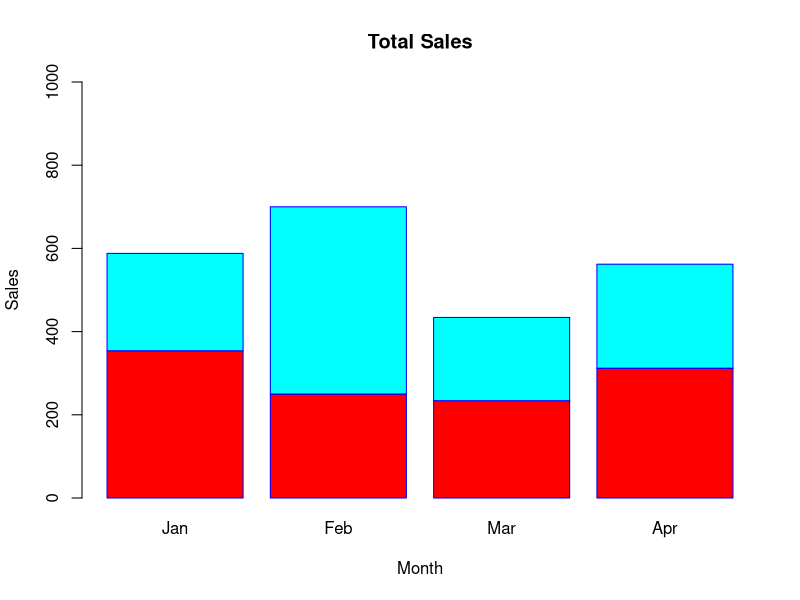
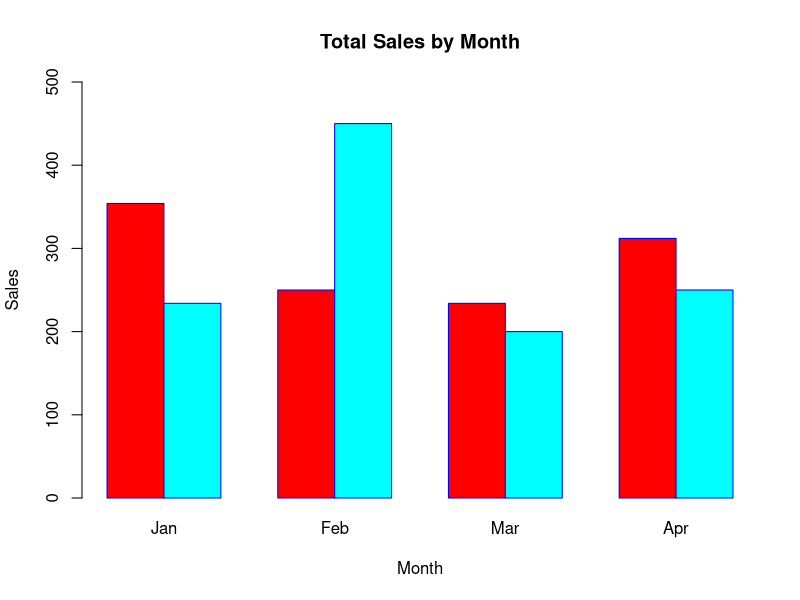
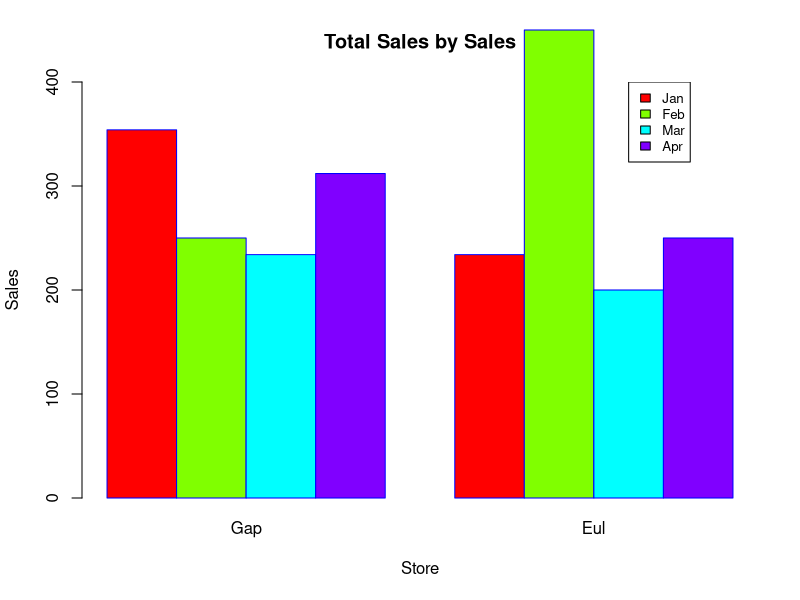
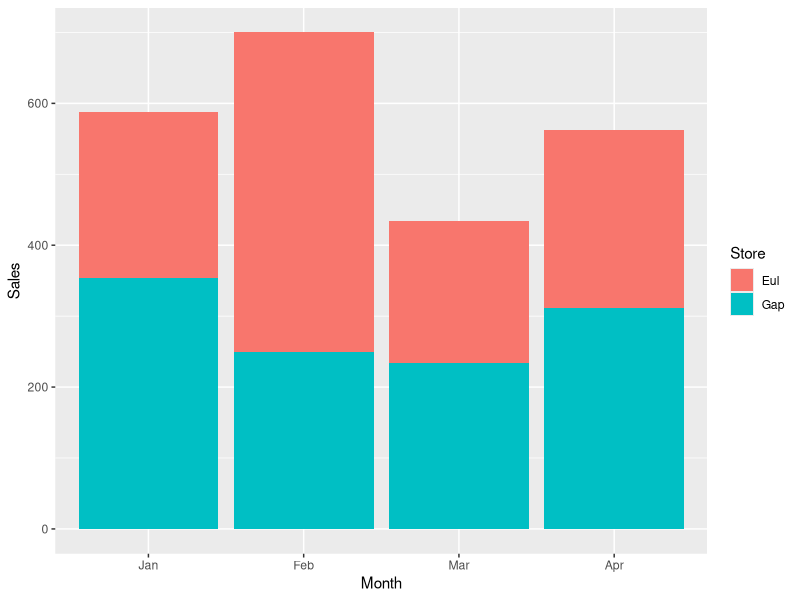
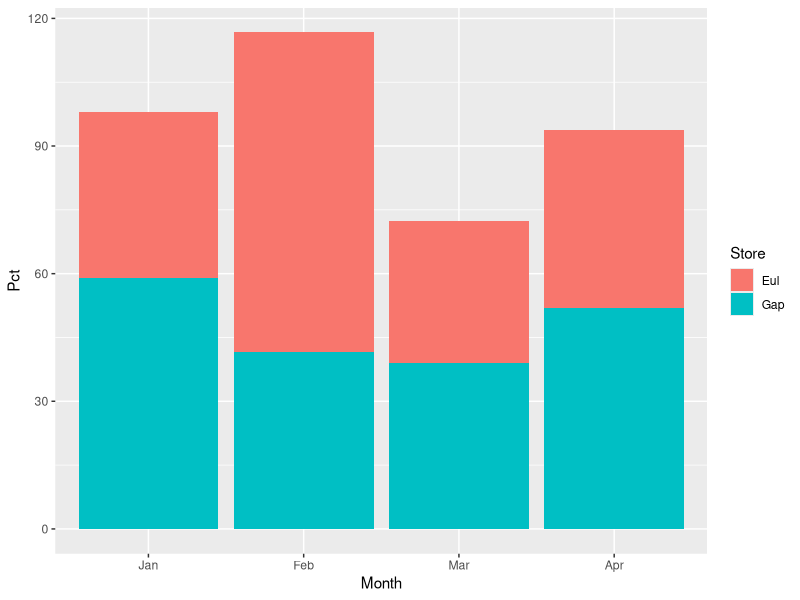
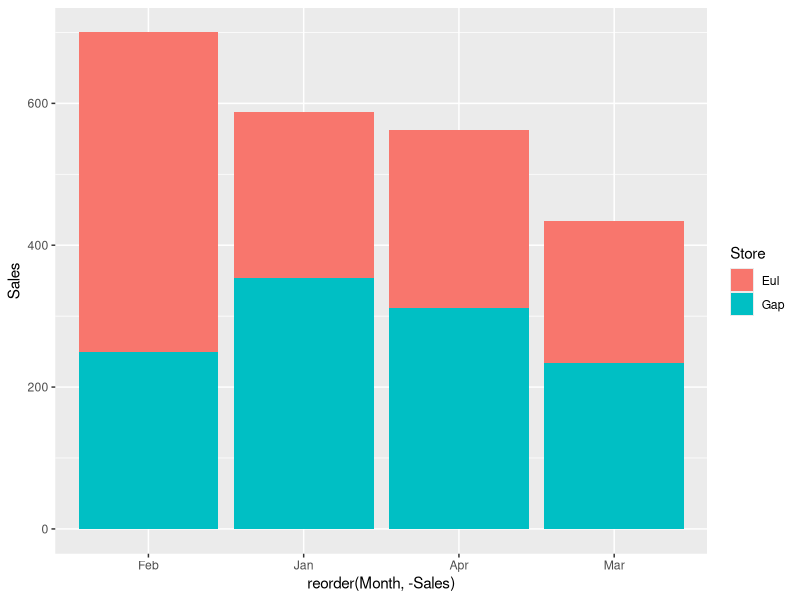
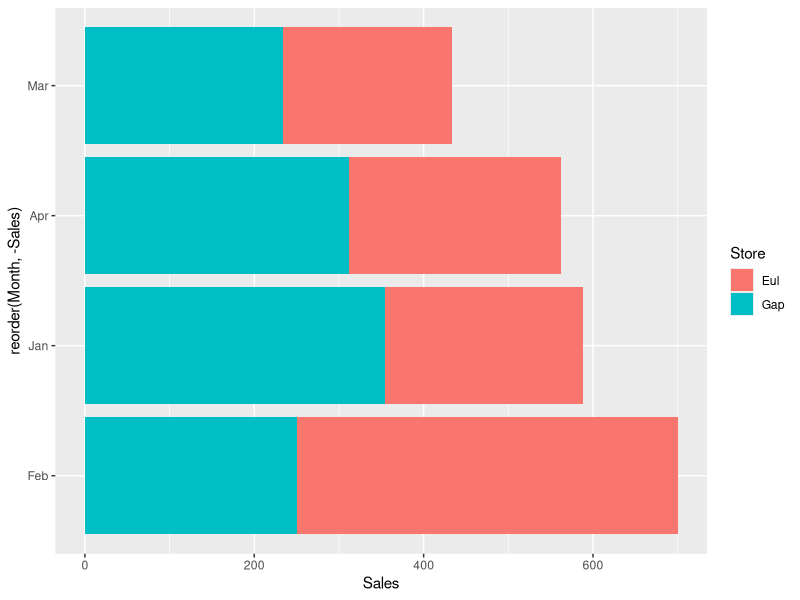
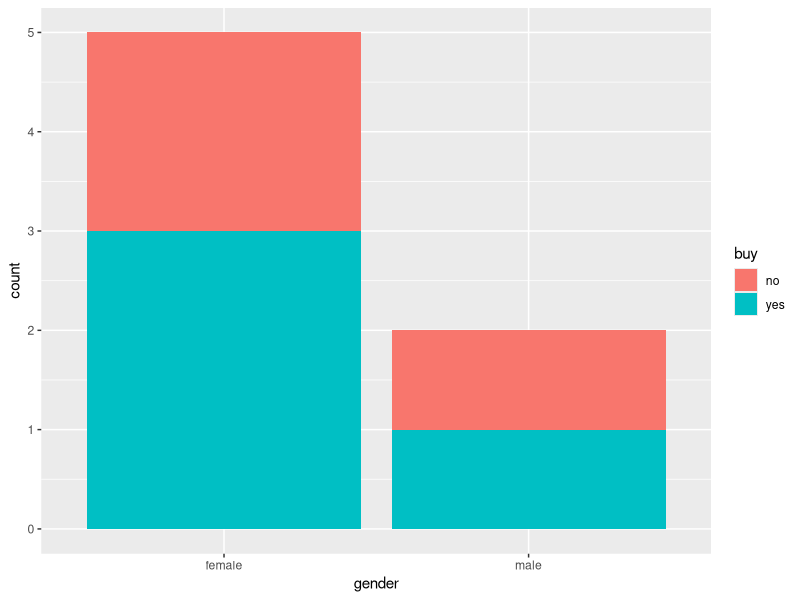

Reproduce these figures in R, in order.
Gap <- c(354, 250, 234, 312)
Eul <- c(234, 450, 200, 250)

sales.k <- matrix(c(Gap, Eul), ncol=4, byrow=T, dimnames=list(c("Gap", "Eul"), c("Jan", "Feb","Mar", "Apr")))
sales.k


rowsum <- apply(sales.k, 1, sum)
rowsum
colsum <- apply(sales.k, 2, sum)
colsum

#monthly gross
barplot(sales.k, main="Total Sales", xlab="Month", ylab="Sales", names.arg=c("Jan", "Feb","Mar", "Apr"),
        border="blue", col=rainbow(2), ylim=(c(0, 1000)))

#점포별 비교
barplot(sales.k, main="Total Sales by Month", xlab="Month", ylab="Sales", beside=T, names.arg=c("Jan", "Feb","Mar", "Apr"), 
        border="blue", col=rainbow(2), ylim=(c(0, 500)))


#점포별 월 매출액 비교 
sales.k

barplot(t(sales.k), main="Total Sales by Sales", xlab="Store", ylab="Sales", beside=T, names.arg=c("Gap", "Eul"),
        border="blue", col=rainbow(4), ylim=(c(0, 400)))
legend(8.5, 400, c("Jan", "Feb", "Mar", "Apr"), cex=0.8, fill=rainbow(4))


library(ggplot2)
Month <-c("Jan", "Feb", "Mar", "Apr")
Gap<- c(354, 250, 234, 312)
Eul <- c(234, 450, 200, 250)
sales.df <- data.frame(Month, Gap, Eul)
sales.df


Month <- rep(c("Jan", "Feb", "Mar", "Apr"), each=2, len=8)
Store <- rep(c("Gap", "Eul"), times=4)
Sales <- c(354, 234, 250, 450, 234, 200, 312, 250)
sales.df2 <- data.frame(Month, Store, Sales)
sales.df2


d<- ggplot(sales.df2, aes(x=Month, y=Sales, fill=Store)) + geom_col()
d+scale_x_discrete(limits=c("Jan", "Feb", "Mar", "Apr"))


Pct <- round((Sales/600)*100, 1)
sales.df2 <- data.frame(sales.df2, Pct)
d <- ggplot(sales.df2, aes(x=Month, y=Pct, fill=Store))+ geom_col()
d+scale_x_discrete(limits=c("Jan", "Feb", "Mar", "Apr"))


ggplot(data=sales.df2, aes(x=reorder(Month, -Sales), y=Sales, fill=Store))+ geom_col()

ggplot(data=sales.df2, aes(x=reorder(Month, -Sales), y=Sales, fill=Store)) + geom_col() + coord_flip()


buy <- c("yes", "no", "no", "yes", "yes","no", "yes" )
gender <- c("male", "female", "male", "female", "female", "female", "female")
buy.gender <- data.frame(buy, gender)
ggplot(data=buy.gender) + geom_bar(aes(x=gender, fill=buy ))


ggplot(data=buy.gender) + geom_bar(aes(x=gender, fill=buy), position="dodge")


ggplot(data=buy.gender) + geom_bar(aes(x=gender, fill=buy), position="fill")



ggplot(data=buy.gender) + geom_bar(aes(x=gender, fill=buy))+ facet_wrap(~buy)
